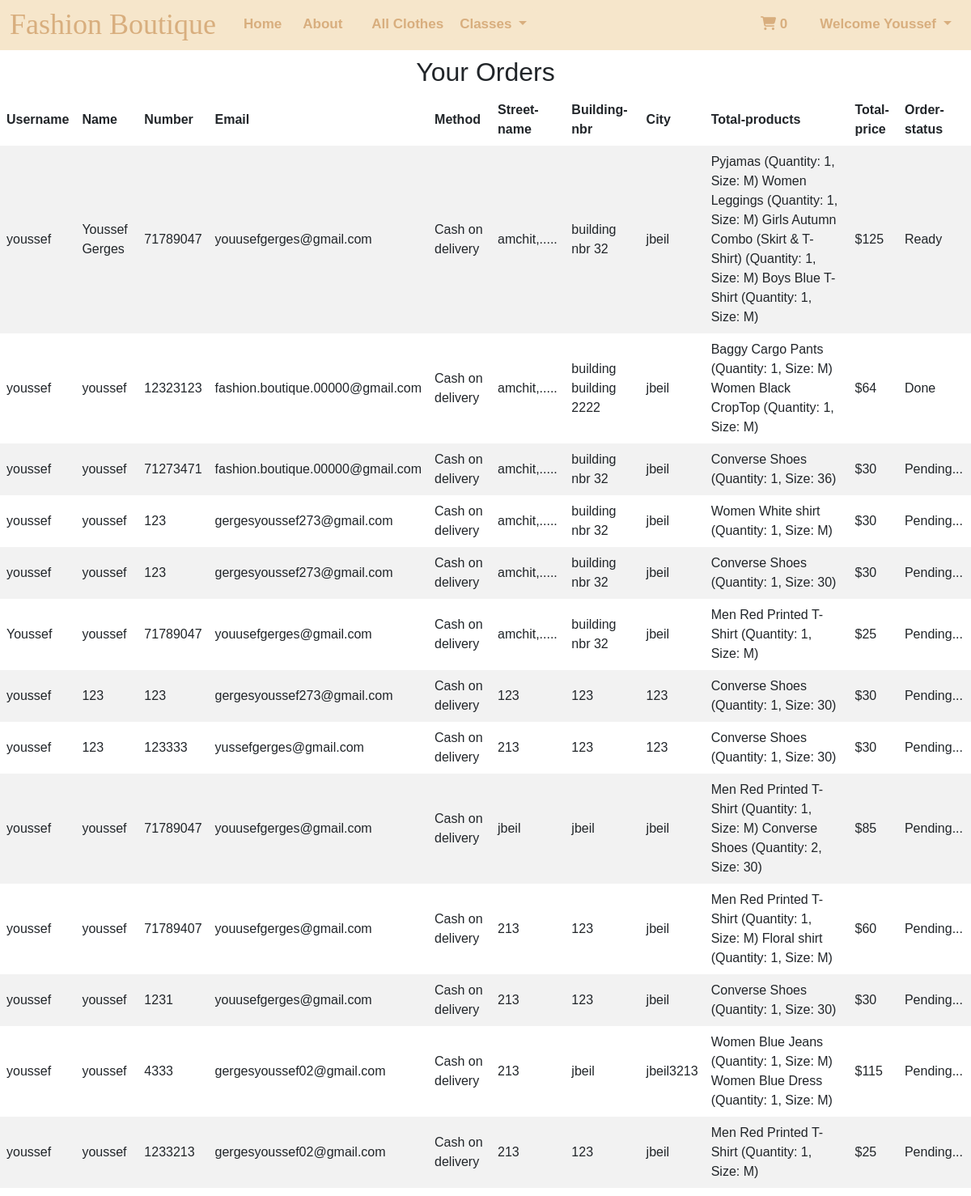
The page /yourorders.php (signed in) on the database its author committed.
### tables this page shows
CREATE TABLE `order` (
  `ID` int(25) NOT NULL,
  `username` varchar(255) NOT NULL,
  `name` varchar(50) NOT NULL,
  `number` varchar(8) NOT NULL,
  `email` varchar(255) NOT NULL,
  `method` varchar(50) NOT NULL,
  `street-name` varchar(255) NOT NULL,
  `building-nbr` varchar(50) NOT NULL,
  `city` varchar(50) NOT NULL,
  `total_products` varchar(255) NOT NULL,
  `total_price` int(255) NOT NULL,
  `order-status` varchar(255) NOT NULL
);

### yourorders.php (the view, shortened to what this page needs)
<?php
include('connection.php');
?>
<!DOCTYPE html>
<html lang="en">
<head>
<link href="https://cdn.jsdelivr.net/npm/bootstrap@5.3.3/dist/css/bootstrap.min.css" rel="stylesheet">
<link rel="stylesheet" href="https://cdnjs.cloudflare.com/ajax/libs/font-awesome/6.5.2/css/all.min.css" />
<link rel="stylesheet" href="https://cdn.jsdelivr.net/npm/@fortawesome/fontawesome-free@6.4.2/css/fontawesome.min.css">
<link rel="stylesheet" href="https://cdnjs.cloudflare.com/ajax/libs/font-awesome/4.7.0/css/font-awesome.min.css">
<link rel="stylesheet" href="style3.css">
</head>
</head>
<body>
<section id="sec1">
   <nav class="navbar navbar-expand-lg navbar-dark bg-white">
     <div class="container-fluid">
       <a class="navbar-brand">Fashion Boutique</a>
       <div class="collapse navbar-collapse" id="navbarNav">
         <ul class="navbar-nav">
           <li class="nav-item">
             <a class="nav-link" href="index.php">Home</a>
           </li>
           <li class="nav-item">
             <a class="nav-link" href="about.php">About</a>
           </li>
           <li class="nav-item">
             <li class="nav-item">
               <a class="nav-link" href="allproducts.php">All Clothes</a>
             </li>
             <div class="dropdown">
               <button type="button" class="btn btn-primary dropdown-toggle" id="dropdownButton" data-bs-toggle="dropdown">
                 Classes
               </button>
             </div>
           </ul>
           <ul class="navbar-nav ml-auto nav-icons aaaa">
             <li class="nav-item">
             <a class="nav-link" href="cart.php" ><i class="fa-solid fa-cart-shopping"></i><span>
               <?php if(empty($_SESSION['username_login'])){}
else{
 $un=$_SESSION['username_login'];
 $select_rows = mysqli_query($con, "SELECT * FROM `cart` WHERE username='$un'") or die('query failed');
 $row_count = mysqli_num_rows($select_rows);
   echo $row_count;} ?></span></a>
             </li>
             <li class="nav-item">
             <li class="nav-item">
                           <?php if(!empty($_SESSION['username_login'])){
                             echo "<div class='dropdown'>
               <button type='button' class='btn btn-primary dropdown-toggle' id='dropdownButton' data-bs-toggle='dropdown'>
                 Welcome {$_SESSION['username_login']}
               </button>
               <ul class='dropdown-menu'>
                 <li><a class='dropdown-item' href='logout.php'>Log Out</a></li>
                 <li><a class='dropdown-item' href='yourorders.php'>Your Orders</a></li>";
                           }
                           else{
              echo"<a class='nav-link' href='LoginSignup.php'><i class='fa-solid fa-user'></i></a>";
             }
             ?>
             </li>
           </ul>
         </div>
       </div>
     </nav>
   </section>
<body>
<h2 style="text-align:center">Your Orders</h2>
<div style="overflow-x: auto;">
  <table>
    <tr>
      <th>Username</th>
      <th>Name</th>
      <th>Number</th>
      <th>Email</th>
      <th>Method</th>
      <th>Street-name</th>
      <th>Building-nbr</th>
      <th>City</th>
      <th>Total-products</th>
      <th>Total-price</th>
      <th>Order-status</th>
    </tr>
<?php
if (!empty($_SESSION['username_login'])) {
    $un = $_SESSION['username_login'];
    $select_orderss = mysqli_query($con,"SELECT * FROM `order` WHERE username='$un'");
    if (mysqli_num_rows($select_orderss) > 0) {
        while ($fetch_orderss = mysqli_fetch_assoc($select_orderss)) {
            $username = $fetch_orderss['username'];
            $name = $fetch_orderss['name'];
            $number = $fetch_orderss['number'];
            $email = $fetch_orderss['email'];
            $method = $fetch_orderss['method'];
            $street = $fetch_orderss['street-name'];
            $building = $fetch_orderss['building-nbr'];
            $city = $fetch_orderss['city'];
            $product = $fetch_orderss['total_products'];
            $price = $fetch_orderss['total_price'];
            $stts = $fetch_orderss['order-status'];
    echo"<tr>
      <td>{$username}</td>
      <td>{$name}</td>
      <td>{$number}</td>
      <td>{$email}</td>
      <td>{$method}</td>
      <td>{$street}</td>
      <td>{$building}</td>
      <td>{$city}</td>
      <td>{$product}</td>
      <td>\${$price}</td>
      <td>{$stts}</td>
    </tr>";
        }
    }
    else{
      echo"<br><br><br><h2 style='text-align:center'>You Order Table Is Empty</h2>";
    }
}
?>
  </table>
</div>
</body>
</html>

### css code/style3.css (style rules this page uses)
.navbar-nav { display: flex; align-items: center; }
.navbar-nav .nav-item { margin-left: 10px; }
.nav-icons { float: right; }
.navbar-brand { font-family: awesome; font-size: 27pt; color: #D8AE7E; font-weight: 535; }
.navbar-nav > li > a { display: inline-block; position: relative; }
.navbar-brand { color: #D8AE7E; transition: color 0.3s; }
.container-fluid { background-color: #F6E6CB; }
.navbar-nav .nav-link { color: #D8AE7E; }
.nav-link { font-size: 17px; font-weight: 550; }
.navbar-collapse { justify-content: space-between; }
#sec1 { margin-top: -10px; }
body { font-family: sans-serif; }
.aaaa { float: right; }
.dropdown button { background-color: #F6E6CB; color: #D8AE7E; border: #D8AE7E; font-size: 17px; font-weight: 550; }

### yourorders.php (style rules this page uses)
table { border-collapse: collapse; width: 100%; }
th, td { text-align: left; padding: 8px; }
tr:nth-child(even) { background-color: #f2f2f2; }

### rows shown on the page
order: username "youssef", name "Youssef Gerges", number "71789047", email "youusefgerges@gmail.com", method "Cash on delivery", value "amchit,.....", value "building nbr 32", city "jbeil", total_products "Pyjamas (Quantity: 1, Size: M) Women Leggings (Quantity: 1, Size: M) Girls Autumn Combo (Skirt & T-Shirt) (Quantity: 1, Size: M) Boys Blue T-Shirt (Quantity: 1, Size: M)", total_price "125", value "Ready"
order: username "youssef", name "youssef", number "12323123", email "fashion.boutique.00000@gmail.com", method "Cash on delivery", value "amchit,.....", value "building building 2222", city "jbeil", total_products "Baggy Cargo Pants (Quantity: 1, Size: M) Women Black CropTop (Quantity: 1, Size: M)", total_price "64", value "Done"
order: username "youssef", name "youssef", number "71273471", email "fashion.boutique.00000@gmail.com", method "Cash on delivery", value "amchit,.....", value "building nbr 32", city "jbeil", total_products "Converse Shoes (Quantity: 1, Size: 36)", total_price "30", value "Pending..."
order: username "youssef", name "youssef", number "123", email "gergesyoussef273@gmail.com", method "Cash on delivery", value "amchit,.....", value "building nbr 32", city "jbeil", total_products "Women White shirt (Quantity: 1, Size: M)", total_price "30", value "Pending..."
order: username "youssef", name "youssef", number "123", email "gergesyoussef273@gmail.com", method "Cash on delivery", value "amchit,.....", value "building nbr 32", city "jbeil", total_products "Converse Shoes (Quantity: 1, Size: 30)", total_price "30", value "Pending..."
order: username "Youssef", name "youssef", number "71789047", email "youusefgerges@gmail.com", method "Cash on delivery", value "amchit,.....", value "building nbr 32", city "jbeil", total_products "Men Red Printed T-Shirt (Quantity: 1, Size: M)", total_price "25", value "Pending..."
order: username "youssef", name "123", number "123", email "gergesyoussef273@gmail.com", method "Cash on delivery", value "123", city "123", total_products "Converse Shoes (Quantity: 1, Size: 30)", total_price "30", value "Pending..."
order: username "youssef", name "123", number "123333", email "yussefgerges@gmail.com", method "Cash on delivery", value "213", value "123", city "123", total_products "Converse Shoes (Quantity: 1, Size: 30)", total_price "30", value "Pending..."
order: username "youssef", name "youssef", number "71789047", email "youusefgerges@gmail.com", method "Cash on delivery", value "jbeil", city "jbeil", total_products "Men Red Printed T-Shirt (Quantity: 1, Size: M) Converse Shoes (Quantity: 2, Size: 30)", total_price "85", value "Pending..."
order: username "youssef", name "youssef", number "71789407", email "youusefgerges@gmail.com", method "Cash on delivery", value "213", value "123", city "jbeil", total_products "Men Red Printed T-Shirt (Quantity: 1, Size: M) Floral shirt (Quantity: 1, Size: M)", total_price "60", value "Pending..."
order: username "youssef", name "youssef", number "1231", email "youusefgerges@gmail.com", method "Cash on delivery", value "213", value "123", city "jbeil", total_products "Converse Shoes (Quantity: 1, Size: 30)", total_price "30", value "Pending..."
order: username "youssef", name "youssef", number "4333", email "gergesyoussef02@gmail.com", method "Cash on delivery", value "213", value "jbeil", city "jbeil3213", total_products "Women Blue Jeans (Quantity: 1, Size: M) Women Blue Dress (Quantity: 1, Size: M)", total_price "115", value "Pending..."
order: username "youssef", name "youssef", number "1233213", email "gergesyoussef02@gmail.com", method "Cash on delivery", value "213", value "123", city "jbeil", total_products "Men Red Printed T-Shirt (Quantity: 1, Size: M)", total_price "25", value "Pending..."

### other values the page prints
$row_count "0"
$_SESSION['username_login'] "Youssef"
